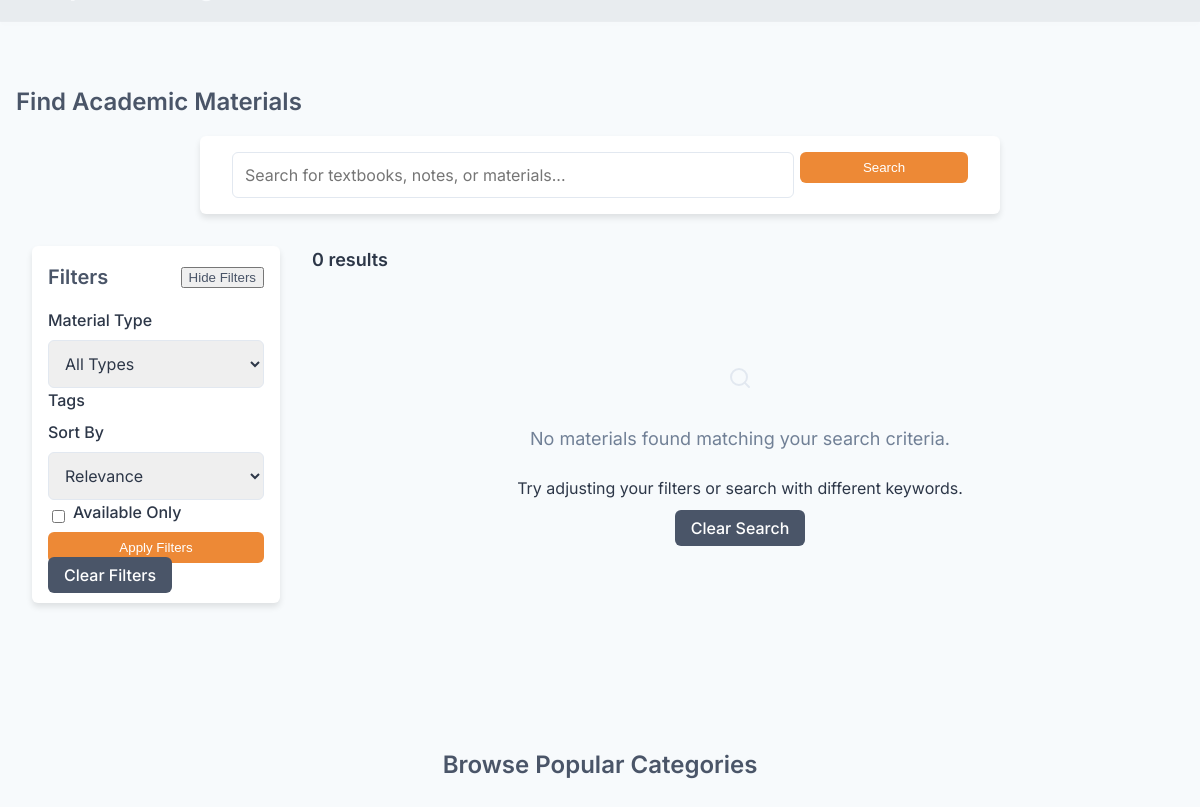
Before: /search with the older database file.
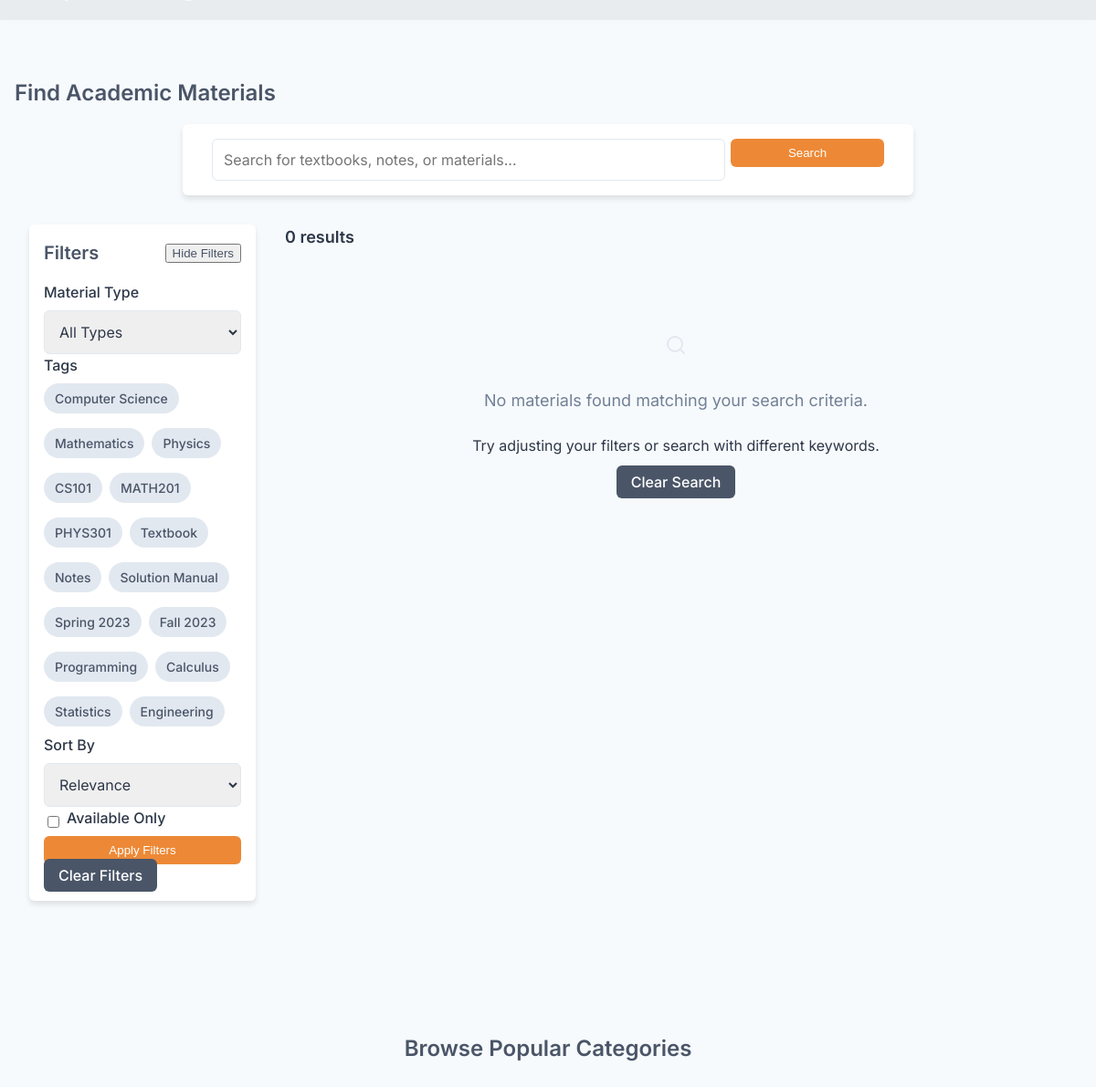
After: the same page with the newer database file.
### models.py (models this page shows, shortened)
class Tag(db.Model):
    id = db.Column(db.Integer, primary_key=True)
    name = db.Column(db.String(50), nullable=False, unique=True)
    category = db.Column(db.String(50))  # course, subject, material type, semester

### routes.py (the view, shortened to what this page needs)
@app.route('/search', methods=['GET', 'POST'])
def search():
    form = SearchForm()
    all_tags = Tag.query.all()
    return render_template('search_results.html', title='Search', form=form, all_tags=all_tags, materials=[])

### forms.py
class SearchForm(FlaskForm):
    query = StringField('Search', validators=[Optional()])
    material_type = SelectField('Type', choices=[
        ('all', 'All Types'),
        ('textbook', 'Textbook'),
        ('notes', 'Lecture Notes'),
        ('practice_material', 'Practice Material'),
        ('solution_manual', 'Solution Manual'),
        ('other', 'Other')
    ], default='all')
    sort_by = SelectField('Sort By', choices=[
        ('relevance', 'Relevance'),
        ('recent', 'Most Recent'),
        ('price_low', 'Price: Low to High'),
        ('price_high', 'Price: High to Low')
    ], default='relevance')
    tags = SelectMultipleField('Tags', coerce=int)
    submit = SubmitField('Search')

### routes.py (called while the page is built)
@app.context_processor
def inject_now():
    return {'now': datetime.utcnow()}

### templates/search_results.html (shortened to what this page needs)
{% extends "layout.html" %}
{% block content %}
    <section class="search-hero">
        <div class="container">
            <h1>Find Academic Materials</h1>
            <div class="search-container">
                <form action="{{ url_for('search') }}" method="GET" id="search-form" class="search-form">
                    <div class="row">
                        <div class="col">
                            <input type="text" name="query" id="search-query" value="{{ request.args.get('query', '') }}" placeholder="Search for textbooks, notes, or materials..." class="form-control">
                        </div>
                        <div class="col" style="max-width: 200px;">
                            <button type="submit" class="btn-primary" style="width: 100%;">Search</button>
                        </div>
                    </div>
                </form>
            </div>
        </div>
    </section>
    <div class="container" style="margin-top: 2rem; margin-bottom: 3rem;">
        <div class="row">
            <div class="col" style="max-width: 280px;">
                <div class="search-filters">
                    <div class="search-filters-header">
                        <h3 class="search-filters-title">Filters</h3>
                        <button id="filter-toggle" class="search-filters-toggle">Hide Filters</button>
                    </div>
                    <div id="filter-container" class="search-filters-body show">
                        <form action="{{ url_for('search') }}" method="GET">
                            <div class="search-filters-group">
                                <label for="material_type">Material Type</label>
                                <select name="material_type" id="material_type" class="form-control">
                                    <option value="all" {% if request.args.get('material_type') == 'all' or not request.args.get('material_type') %}selected{% endif %}>All Types</option>
                                </select>
                            </div>
                            <div class="search-filters-group">
                                <label>Tags</label>
                                <div class="tags-container">
                                    {% for tag in all_tags %}
                                        <div class="tag-item">
                                            <label for="filter-tag-{{ tag.id }}" class="tag-label {{ tag.category if tag.category else 'custom' }}">{{ tag.name }}</label>
                                        </div>
                                    {% endfor %}
                                </div>
                            </div>
                            <div class="search-filters-group">
                                <label for="sort_by">Sort By</label>
                                <select name="sort_by" id="sort_by" class="form-control">
                                    <option value="relevance" {% if request.args.get('sort_by') == 'relevance' or not request.args.get('sort_by') %}selected{% endif %}>Relevance</option>
                                </select>
                            </div>
                            <div class="search-filters-group">
                                <div style="display: flex; align-items: center;">
                                    <input type="checkbox" name="availability" id="availability" value="true"
                                        style="width: auto; margin-right: 0.5rem;">
                                    <label for="availability">Available Only</label>
                                </div>
                            </div>
                            <div class="search-filters-actions">
                                <button type="submit" class="btn-primary" style="width: 100%;">Apply Filters</button>
                                <a href="{{ url_for('search') }}" class="btn-secondary" style="width: 100%; margin-top: 0.5rem;">Clear Filters</a>
                            </div>
                        </form>
                    </div>
                </div>
            </div>
            <div class="col">
                <div class="search-results">
                    <div class="search-results-header">
                        <div class="search-results-count">
                            <span id="results-count">{{ materials|length }}</span> results
                        </div>
                    </div>
                    <div class="materials-grid">
                        {% for material in materials %}
                            <div class="material-card" data-type="{{ material.material_type }}" data-price="{{ material.price or 0 }}" data-available="{{ material.availability|lower }}" data-tags="{% for tag in material.tags %}{{ tag.id }}{% if not loop.last %},{% endif %}{% endfor %}">
                                {% if material.image_url %}
                                    <img src="{{ material.image_url }}" alt="{{ material.title }}" class="material-card-image">
                                {% else %}
                                    {% set image_index = loop.index0 % 6 %}
                                    {% set image_urls = [
                                        "https://images.unsplash.com/photo-1744370618500-a2645bf7ffe7",
                                        "https://images.unsplash.com/photo-1731983568657-84b7a4f61e27",
                                        "https://images.unsplash.com/photo-1521587760476-6c12a4b040da",
                                        "https://images.unsplash.com/photo-1518152006812-edab29b069ac",
                                        "https://images.unsplash.com/photo-1561489422-45de3d015e3e",
                                        "https://images.unsplash.com/photo-1544830281-1d5169d6b2af"
                                    ] %}
                                    <img src="{{ image_urls[image_index] }}" alt="{{ material.title }}" class="material-card-image">
                                {% endif %}
                                <div class="material-card-content">
                                    <h3 class="material-card-title">{{ material.title }}</h3>
                                    <div class="material-card-info">
                                        {{ material.material_type|replace('_', ' ')|title }} {% if material.course_code %} · {{ material.course_code }}{% endif %}
                                    </div>
                                    <div class="material-card-price">
                                        {% if material.price %}
                                            ${{ material.price }}
                                        {% else %}
                                            Free
                                        {% endif %}
                                    </div>
                                    <div class="material-card-availability">
                                        {% if material.availability %}
                                            <span class="availability-badge available">Available</span>
                                        {% else %}
                                            <span class="availability-badge unavailable">Not Available</span>
                                        {% endif %}
                                    </div>
                                    <div class="material-card-tags">
                                        {% if material.course_code %}
                                            <span class="tag course">{{ material.course_code }}</span>
                                        {% endif %}
                                        {% if material.subject %}
                                            <span class="tag subject">{{ material.subject }}</span>
                                        {% endif %}
                                        <span class="tag material-type">{{ material.material_type|replace('_', ' ')|title }}</span>
                                        {% for tag in material.tags[:2] %}
                                            <span class="tag {{ tag.category }}">{{ tag.name }}</span>
                                        {% endfor %}
                                    </div>
                                    <div style="margin-top: 1rem;">
                                        <a href="{{ url_for('material_details', material_id=material.id) }}" class="btn-primary">View Details</a>
                                    </div>
                                </div>
                            </div>
                        {% else %}
                            <div id="empty-results" class="empty-state" style="grid-column: 1 / -1;">
                                <div class="empty-state-icon">
                                    <i data-feather="search"></i>
                                </div>
                                <div class="empty-state-text">No materials found matching your search criteria.</div>
                                <p>Try adjusting your filters or search with different keywords.</p>
                                <a href="{{ url_for('search') }}" class="btn-secondary">Clear Search</a>
                            </div>
                        {% endfor %}
                    </div>
                </div>
            </div>
        </div>
    </div>
    <section class="featured-categories">
        <div class="container">
            <h2>Browse Popular Categories</h2>
        </div>
    </section>
{% endblock %}

### templates/layout.html (shortened to what this page needs)
<!DOCTYPE html>
<html lang="en">
<head>
    <link rel="stylesheet" href="{{ url_for('static', filename='css/main.css') }}">
</head>
<body>
    <header class="site-header">
        <div class="container">
            <a href="{{ url_for('home') }}" class="site-logo">CampusExchange</a>
        </div>
    </header>
    <main>
        {% block content %}{% endblock %}
    </main>
</body>
</html>

### static/css/main.css (style rules this page uses)
:root { --primary-color: #4A5568; --secondary-color: #ED8936; --background-color: #F7FAFC; --text-color: #2D3748; --accent-color: #48BB78; --danger-color: #E53E3E; --light-gray: #E2E8F0; --dark-gray: #718096; --box-shadow: 0 4px 6px rgba(0, 0, 0, 0.1); --border-radius: 0.375rem; --base-spacing: 16px; }
body { font-family: 'Inter', 'SF Pro Display', -apple-system, BlinkMacSystemFont, 'Segoe UI', Roboto, Oxygen, Ubuntu, Cantarell, 'Open Sans', 'Helvetica Neue', sans-serif; background-color: var(--background-color); color: var(--text-color); line-height: 1.5; margin: 0; padding: 0; overflow-x: hidden; width: 100%; box-sizing: border-box; }
h1, h2, h3, h4, h5, h6 { color: var(--primary-color); margin-top: var(--base-spacing); margin-bottom: var(--base-spacing); font-weight: 600; }
a { color: var(--primary-color); text-decoration: none; transition: color 0.2s ease; }
p { margin-bottom: var(--base-spacing); }
.container { width: 100%; max-width: 1200px; margin: 0 auto; padding: 0 var(--base-spacing); box-sizing: border-box; }
.row { display: flex; flex-wrap: wrap; margin: 0 -var(--base-spacing); width: 100%; box-sizing: border-box; }
.col { padding: 0 var(--base-spacing); flex: 1; min-width: 0; box-sizing: border-box; }
.site-header { background-color: var(--primary-color); color: white; padding: var(--base-spacing) 0; box-shadow: var(--box-shadow); position: sticky; top: 0; z-index: 100; }
.site-header .container { display: flex; justify-content: space-between; align-items: center; flex-wrap: wrap; }
.site-logo { font-size: 1.5rem; font-weight: 700; color: white; }
.btn-primary { background-color: var(--secondary-color); color: white; border: none; padding: 0.5rem 1rem; border-radius: var(--border-radius); font-weight: 500; cursor: pointer; transition: background-color 0.2s ease; }
.btn-secondary { background-color: var(--primary-color); color: white; border: none; padding: 0.5rem 1rem; border-radius: var(--border-radius); font-weight: 500; cursor: pointer; transition: background-color 0.2s ease; }
.search-container { max-width: 800px; margin: 0 auto; background-color: white; border-radius: var(--border-radius); padding: var(--base-spacing); box-shadow: var(--box-shadow); width: 90%; box-sizing: border-box; }
.search-form .row { margin: 0; }
.materials-grid { display: grid; grid-template-columns: repeat(auto-fill, minmax(280px, 1fr)); gap: var(--base-spacing); margin-top: var(--base-spacing); margin-bottom: var(--base-spacing); width: 100%; }
label { display: block; margin-bottom: 0.5rem; font-weight: 500; }
input[type="text"], input[type="email"], input[type="password"], input[type="number"], select, textarea { width: 100%; padding: 0.75rem; border: 1px solid var(--light-gray); border-radius: var(--border-radius); font-family: inherit; font-size: 1rem; color: var(--text-color); }
.search-filters { background-color: white; border-radius: var(--border-radius); padding: var(--base-spacing); box-shadow: var(--box-shadow); margin-bottom: var(--base-spacing); }
.search-filters-header { display: flex; justify-content: space-between; align-items: center; margin-bottom: var(--base-spacing); }
.search-filters-title { font-size: 1.25rem; font-weight: 600; margin: 0; }
.search-filters-toggle { cursor: pointer; color: var(--primary-color); font-weight: 500; }
.search-filters-body { display: flex; flex-wrap: wrap; gap: var(--base-spacing); }
.search-filters-group { flex: 1; min-width: 200px; }
.search-results-header { display: flex; justify-content: space-between; align-items: center; margin-bottom: var(--base-spacing); }
.search-results-count { font-size: 1.125rem; font-weight: 600; }
.tags-container { display: flex; flex-wrap: wrap; gap: 0.5rem; margin-top: 0.5rem; }
.tag-label { display: inline-block; background-color: var(--light-gray); color: var(--primary-color); padding: 0.375rem 0.75rem; border-radius: 9999px; font-size: 0.875rem; font-weight: 500; cursor: pointer; transition: all 0.2s ease; }
.empty-state { text-align: center; padding: 3rem 0; }
.empty-state-icon { font-size: 3rem; color: var(--light-gray); margin-bottom: 1rem; }
.empty-state-text { font-size: 1.125rem; color: var(--dark-gray); margin-bottom: 1.5rem; }
.featured-categories { padding: 4rem 0; }
.featured-categories h2 { text-align: center; margin-bottom: 3rem; }

Changed rows visible on the page:
added Tag: name "Computer Science"
added Tag: name "Mathematics"
added Tag: name "Physics"
added Tag: name "CS101"
added Tag: name "MATH201"
added Tag: name "PHYS301"
added Tag: name "Textbook"
added Tag: name "Notes"
added Tag: name "Solution Manual"
added Tag: name "Spring 2023"
added Tag: name "Fall 2023"
added Tag: name "Programming"
added Tag: name "Calculus"
added Tag: name "Statistics"
added Tag: name "Engineering"
